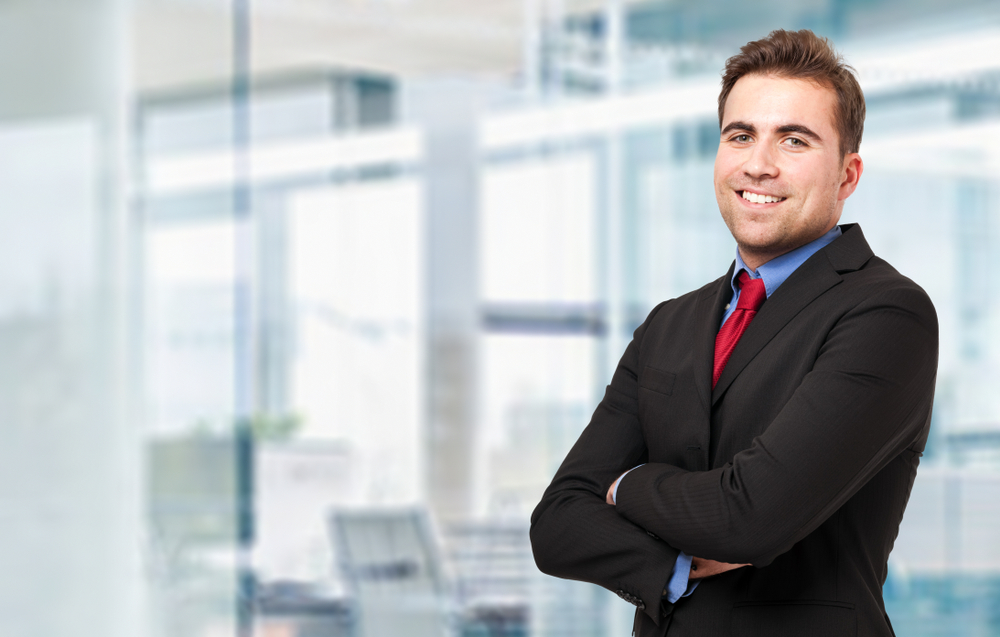
#> input picture Python-Examples/GesichtErkennung/shutterstock_1444570481.jpg, 1000 x 637 px
$ python GesichtsErkennung.py
#> lines starting #> are read from the running program, lines starting #| are printed output that depends on the picture; after the words box and inside, x2 and y2 are one past the last pixel; in counts of white or black regions, pixels touching at a corner belong together
# Importing OpenCV package
import cv2

# Reading the image
img = cv2.imread('shutterstock_1444570481.jpg')
#> img is the input picture: shape (637, 1000, 3); mean B, G, R 182.8, 180, 175

# Converting image to grayscale
gray_img = cv2.cvtColor(img, cv2.COLOR_BGR2GRAY)
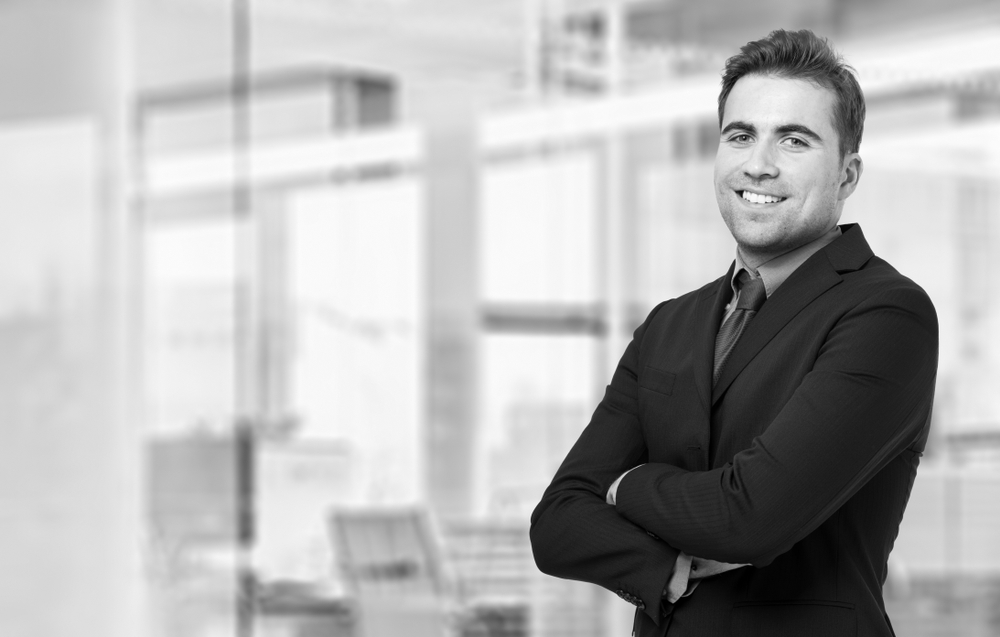
#> gray_img: shape (637, 1000); min 0, max 255, mean 178.8

# Loading the required haar-cascade xml classifier file
haar_cascade = cv2.CascadeClassifier('../haarcascade_frontalface_default.xml')

# Applying the face detection method on the grayscale image
faces_rect = haar_cascade.detectMultiScale(gray_img, 1.1, 9)
#> faces_rect = [[691, 79, 149, 149]]

# Iterating through rectangles of detected faces
for (x, y, w, h) in faces_rect:
	cv2.rectangle(img, (x, y), (x+w, y+h), (0, 255, 0), 2)
#> this loop made 1 pass
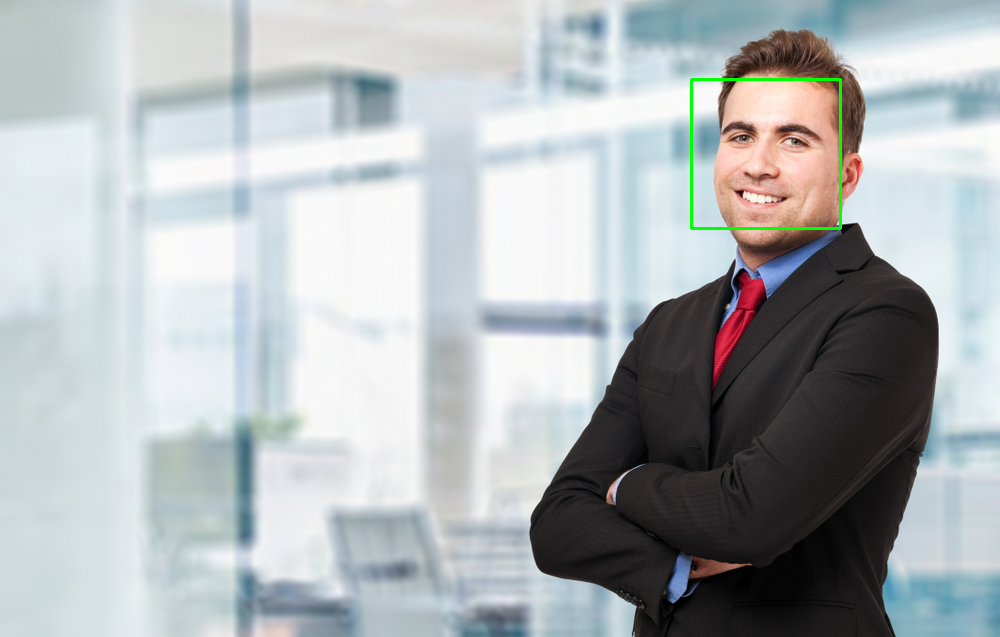
#> img: shape (637, 1000, 3); 0.28% of pixels changed, all inside (x1, y1, x2, y2) = (690, 78, 842, 230)

cv2.imshow('Detected faces', img)

cv2.waitKey(0)
